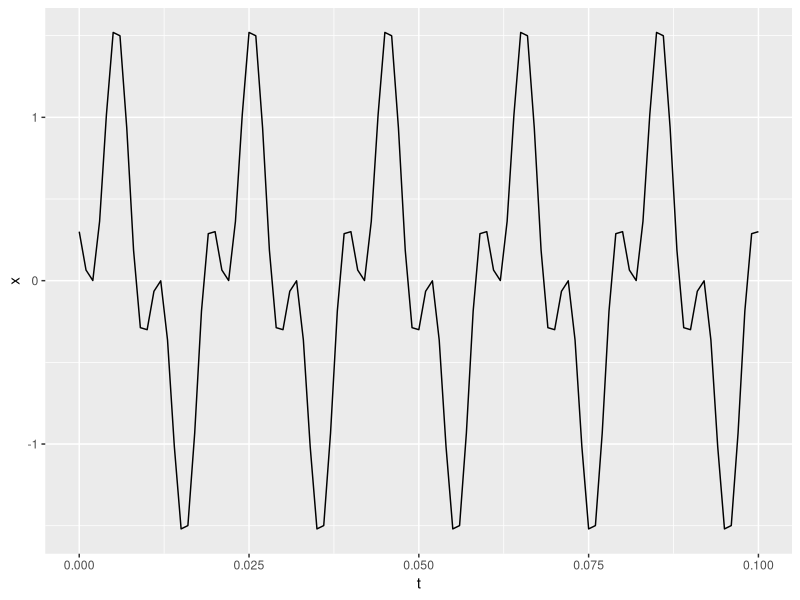
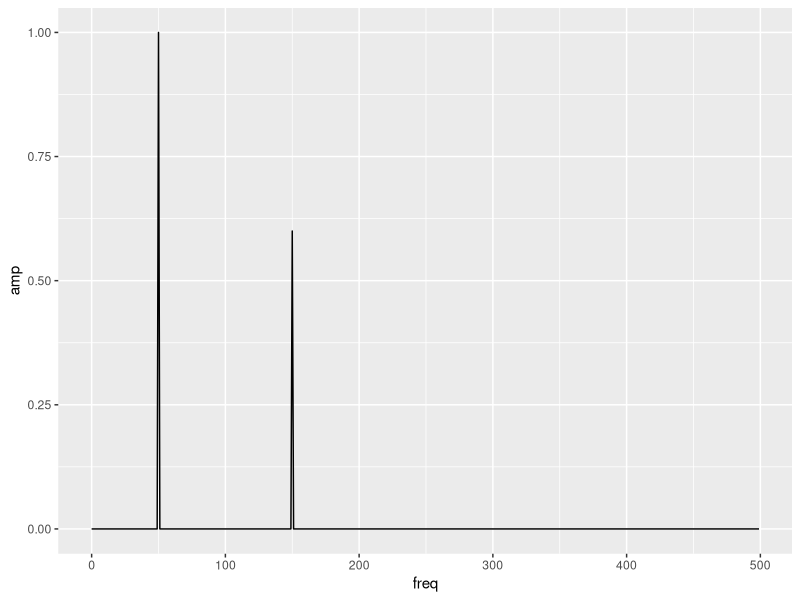

The R script that drew these images, in order:
# Fast Fourier Transform
library(tidyverse)
Fs <- 1000 # sample frequentie (hier 1 kHz)
Ts <- 1/Fs # sample periode (hier 1 msec)
N <- 1000 # aantal samples 
freq.resolution <- Fs/N # frequentie resolutie
print(freq.resolution)
t <- c(0 : (N-1)*Ts) # tijdsverloop
F0 <- 50 # frequentie van het tijdssignaal
x <- sin(2*pi*F0*t) + 0.6*cos(2*pi*3*F0*t + pi/3) # tijdssignaal
signal <- data.frame(t,x)
signal %>% filter(t<=0.1) %>% ggplot() + geom_line(aes(t,x))
# Berekening van het double sided en single sided spectrum
z <- fft(x)
P2 <- Mod(z/N)
P1 <- P2[1:((N/2)+1)]
P1[2:(length(P1)-1)] <- 2*P1[2:(length(P1)-1)]
freq <- seq(0, (Fs/2)-(Fs/N), Fs/N)
freqspec <- data.frame(freq=freq,amp=P1[1:(N/2)])
ggplot(data=freqspec) + geom_line(aes(freq,amp))
grens <- 0.1
aantal <- length(z[Mod(z)>grens])
fasehoek <- Arg(z[Mod(z)>grens])/pi
resultaat <- data.frame(freq=freqspec$freq[freqspec$amp>grens],
                        amp=freqspec$amp[freqspec$amp>grens],
                        fasehoek=fasehoek[1:(aantal/2)])
print(resultaat)